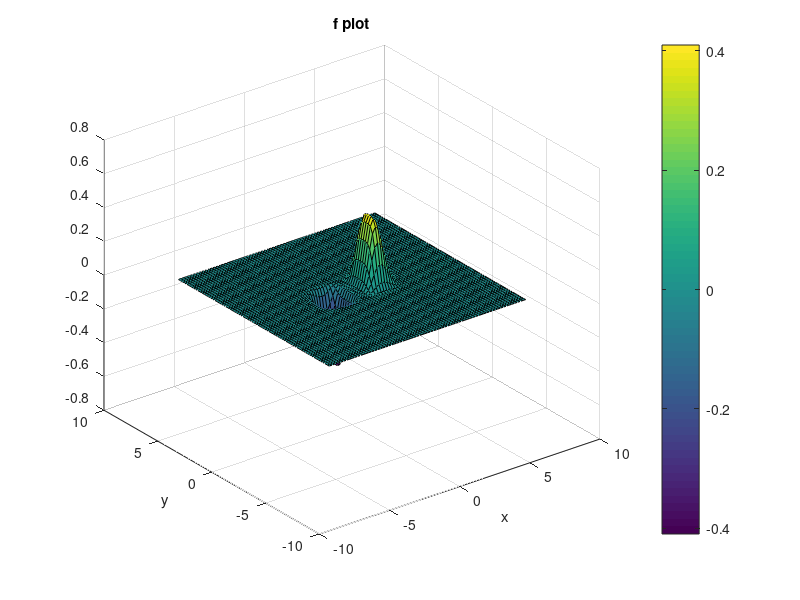
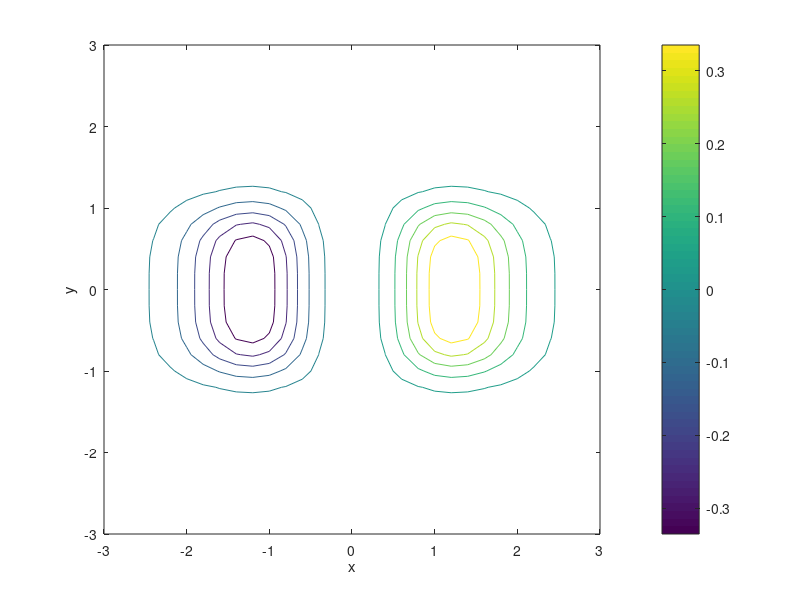

Write MATLAB code to recreate these figures, in order.
% Niovi Peratikou

clc;
clear;
close all;

[x,y] = meshgrid(-7:0.2:7);
Z = x.^3 .* exp(-x.^2-y.^4);

figure;
surf(x,y,Z)
title('f plot')
% xlim([-5, 5]); ylim([-5, 5]) %for Test function
xlabel('x') 
ylabel('y') 
colorbar

figure;
contour(x, y, Z)
xlim([-3, 3]); 
ylim([-3, 3])
% xlim([-1.5, 1.5]); ylim([-1.5, 1.5]) %for Test function
xlabel('x') 
ylabel('y') 
colorbar;

maxf = max(max(Z));
minf = min(min(Z));
fprintf('The MAX value of f is = %0.6f\nThe MIN value of f is = %0.6f\n',maxf,minf)